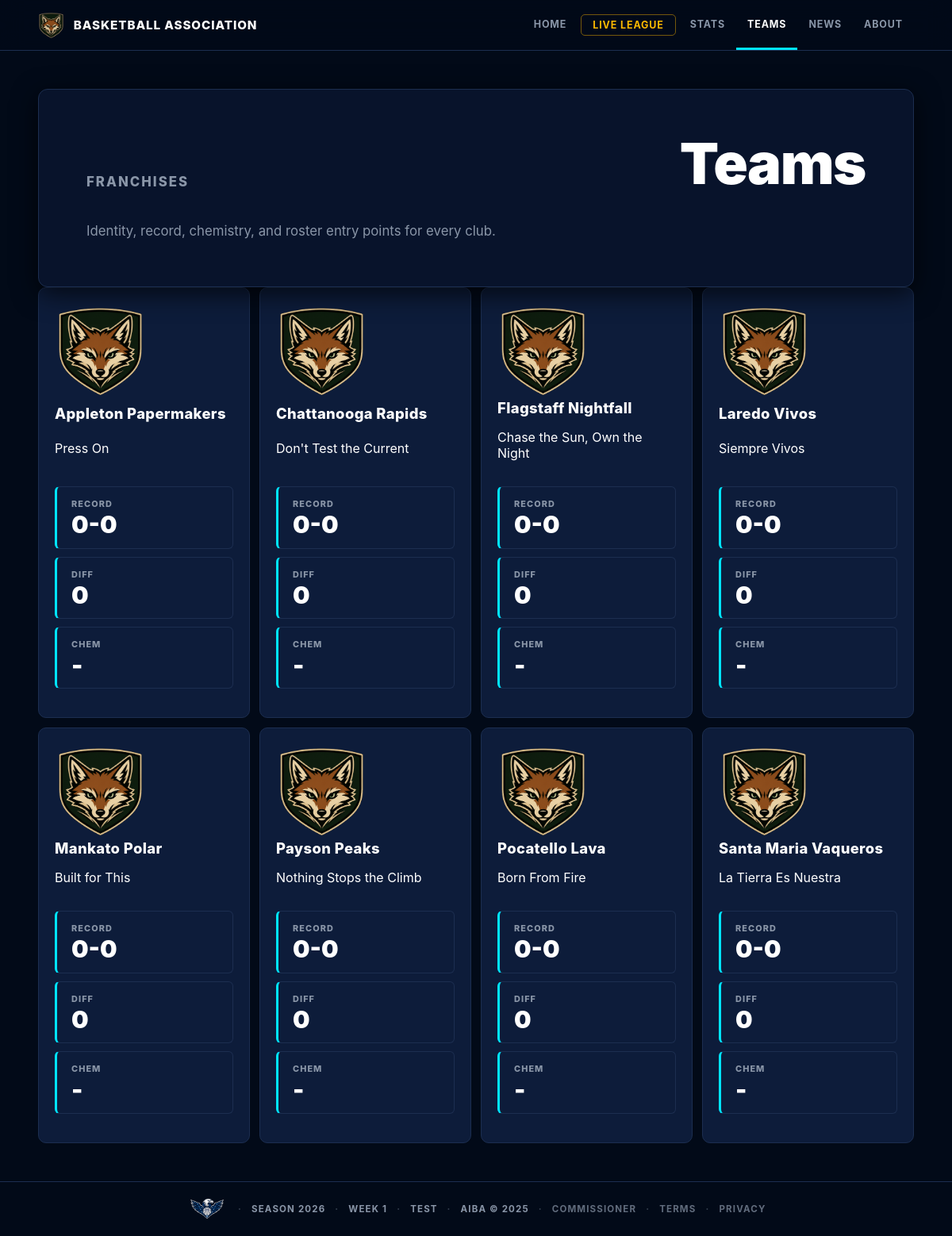
The page /teams on the database its author committed.
### tables this page shows
CREATE TABLE standings (
            id             INTEGER PRIMARY KEY,
            team_id        INTEGER NOT NULL REFERENCES teams(id),
            season_year    INTEGER NOT NULL,
            wins           INTEGER DEFAULT 0,
            losses         INTEGER DEFAULT 0,
            points_for     INTEGER DEFAULT 0,
            points_against INTEGER DEFAULT 0,
            UNIQUE(team_id, season_year)
        );

CREATE TABLE teams (
            id          INTEGER PRIMARY KEY,
            city        TEXT NOT NULL,
            name        TEXT NOT NULL,
            abbreviation TEXT NOT NULL,
            mascot     TEXT,
            colors      TEXT,
            logo_description TEXT,
            motto       TEXT,
            arena       TEXT,
            team_archetype TEXT,
            play_style  TEXT,
            reputation  TEXT,
            rivalry     TEXT,
            signature_trait TEXT
        , fan_pitch TEXT, pressure_label TEXT, rivalry_intensity REAL DEFAULT 0.5);

CREATE TABLE league_state (
            id           INTEGER PRIMARY KEY,
            current_week INTEGER DEFAULT 1,
            season_year  INTEGER DEFAULT 2026,
            mode         TEXT DEFAULT 'test',
            official_started INTEGER DEFAULT 0,
            offseason_stage TEXT,
            offseason_from_season INTEGER,
            last_updated TEXT
        , phase TEXT DEFAULT 'regular_season');

### web_app.py (the view)
@app.route("/teams")
def teams():
    def load(conn):
        state = q.get_state(conn)
        if not state:
            return None
        return {"state": state, "team_rows": q.teams_index(conn, state["season_year"])}
    data = with_conn(load)
    if not data:
        return render_no_league()
    return render_template("teams.html", **data, active="teams")

### league/database.py (called while the page is built)
def get_connection():
    url = os.environ.get("DATABASE_URL")
    if url:
        import psycopg2
        from urllib.parse import urlparse, unquote
        url = url.strip()
        p = urlparse(url)
        pg = psycopg2.connect(
            host=p.hostname,
            port=p.port or 5432,
            dbname=p.path.lstrip("/"),
            user=p.username,
            password=unquote(p.password, encoding="latin-1") if p.password else None,
        )
        pg.autocommit = False
        return _PGConn(pg)
    else:
        conn = sqlite3.connect(DB_PATH)
        conn.row_factory = sqlite3.Row
        conn.execute("PRAGMA foreign_keys = ON")
        return conn

### league/web_queries.py (called while the page is built)
def dicts(rows):
    return [dict(row) for row in rows]

def one(row):
    return dict(row) if row else None

def get_state(conn):
    return one(conn.execute("SELECT * FROM league_state WHERE id = 1").fetchone())

def get_site_chrome(conn):
    return {
        "state": get_state(conn),
        "teams": dicts(conn.execute(
            "SELECT id, city, name, abbreviation FROM teams ORDER BY city"
        ).fetchall()),
    }

### web_app.py (called while the page is built)
def with_conn(callback):
    conn = get_connection()
    try:
        return callback(conn)
    finally:
        conn.close()

@app.template_filter("diff")
def diff(value):
    if value is None:
        return "-"
    return f"+{value}" if value > 0 else str(value)

@app.context_processor
def inject_chrome():
    def load():
        return with_conn(q.get_site_chrome)
    try:
        chrome = load()
    except Exception:
        chrome = {"state": None, "teams": []}
    return chrome

### templates/teams.html (shortened to what this page needs)
{% extends "base.html" %}
{% block content %}
<section class="page-hero compact">
  <p class="eyebrow">Franchises</p>
  <h1>Teams</h1>
  <p>Identity, record, chemistry, and roster entry points for every club.</p>
</section>
<section class="team-grid">
  {% for team in team_rows %}
    <a class="team-card" href="{{ url_for('team_page', abbr=team.abbreviation) }}">
      <img src="{{ url_for('static', filename='images/teams/' ~ team.abbreviation ~ '/primary.png') }}"
           alt="{{ team.abbreviation }}"
           class="logo-primary"
           onerror="this.style.display='none';this.nextElementSibling.style.display='grid'">
      <h2>{{ team.team_name }}</h2>
      <p>{{ team.motto or team.play_style or "A club still writing its first chapter." }}</p>
      <dl class="mini-stats">
        <div><dt>Record</dt><dd>{{ team.wins or 0 }}-{{ team.losses or 0 }}</dd></div>
        <div><dt>Diff</dt><dd>{{ team.point_diff|diff }}</dd></div>
        <div><dt>Chem</dt><dd>{{ "%.1f"|format(team.chemistry) if team.chemistry else "-" }}</dd></div>
      </dl>
    </a>
  {% else %}
    <p class="empty">No teams found.</p>
  {% endfor %}
</section>
{% endblock %}

### templates/base.html (shortened to what this page needs)
<!doctype html>
<html lang="en">
<head>
  <link rel="stylesheet" href="{{ url_for('static', filename='site.css') }}">
</head>
<body>
  <header class="site-header">
    <a class="brand" href="{{ url_for('home') }}">
      <img src="{{ url_for('static', filename='images/league/primary.png') }}"
           alt="AIBA"
           class="brand-logo"
           onerror="this.style.display='none';this.nextElementSibling.style.display='inline-flex'">
      <span class="brand-copy">Basketball Association</span>
    </a>
    <nav class="nav" aria-label="Primary">
      <a class="{{ 'active' if active == 'home' else '' }}" href="{{ url_for('home') }}">Home</a>
      <a class="nav-cta {{ 'active' if active == 'live_league' else '' }}" href="{{ url_for('live_league') }}">Live League</a>
      <div class="nav-group">
        <a class="{{ 'active' if active in ('standings','scores','leaders') else '' }}" href="{{ url_for('standings') }}">Stats</a>
      </div>
      <div class="nav-group">
        <a class="{{ 'active' if active in ('teams','players') else '' }}" href="{{ url_for('teams') }}">Teams</a>
      </div>
      <a class="{{ 'active' if active == 'news' else '' }}" href="{{ url_for('news') }}">News</a>
      <div class="nav-group">
        <a class="{{ 'active' if active in ('about','contact') else '' }}" href="{{ url_for('about') }}">About</a>
      </div>
    </nav>
  </header>
  <main>
    {% block content %}{% endblock %}
  </main>
  <footer class="footer">
    <img src="{{ url_for('static', filename='images/league/secondary.png') }}"
         alt="AIBA"
         class="logo-league-secondary"
         onerror="this.style.display='none'">
    <span>Season {{ state.season_year if state else "—" }}</span>
    <span>Week {{ state.current_week if state else "—" }}</span>
    <span>{{ state.mode|upper if state else "NO LEAGUE" }}</span>
    <span>AIBA &copy; 2025</span>
    <span><a href="{{ url_for('commissioner') }}" style="color:inherit;opacity:0.7;">Commissioner</a></span>
    <span><a href="{{ url_for('terms') }}" style="color:inherit;opacity:0.7;">Terms</a></span>
    <span><a href="{{ url_for('privacy') }}" style="color:inherit;opacity:0.7;">Privacy</a></span>
  </footer>
</body>
</html>

### rows shown on the page
standings: team_name "Appleton Papermakers", motto "Press On", wins "0", losses "0", point_diff|diff "0", chemistry "-"
standings: team_name "Chattanooga Rapids", motto "Don't Test the Current", wins "0", losses "0", point_diff|diff "0", chemistry "-"
standings: team_name "Flagstaff Nightfall", motto "Chase the Sun, Own the Night", wins "0", losses "0", point_diff|diff "0", chemistry "-"
standings: team_name "Laredo Vivos", motto "Siempre Vivos", wins "0", losses "0", point_diff|diff "0", chemistry "-"
standings: team_name "Mankato Polar", motto "Built for This", wins "0", losses "0", point_diff|diff "0", chemistry "-"
standings: team_name "Payson Peaks", motto "Nothing Stops the Climb", wins "0", losses "0", point_diff|diff "0", chemistry "-"
standings: team_name "Pocatello Lava", motto "Born From Fire", wins "0", losses "0", point_diff|diff "0", chemistry "-"
standings: team_name "Santa Maria Vaqueros", motto "La Tierra Es Nuestra", wins "0", losses "0", point_diff|diff "0", chemistry "-"
league_state: season_year "2026", current_week "1", mode "TEST"
